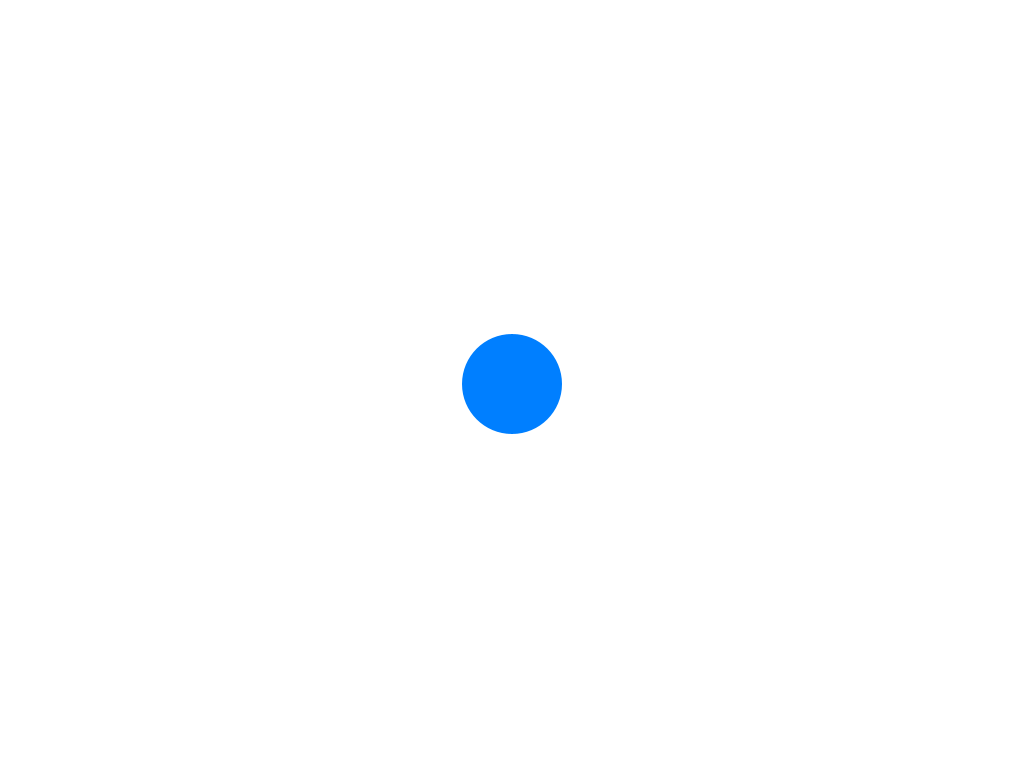
Frame 1 (no input)
Frame 60 (the mouse pressed at the canvas centre just before this capture): identical to frame 1, image omitted
Frame 120 (the mouse held since frame 60 and released just before this capture): identical to frame 1, image omitted

The Processing sketch that drew this single still picture (run headless with seeded random() and noise(); from frame 60 on, the mouse is pressed at the canvas centre):

// Processing sketch: built_in_classes
// ── built_in_classes.pde
PVector a_position;
String name;

void setup() {
    size(1024, 768);
    noStroke();
    a_position = new PVector();
    name = new String("Jose");
    name = "Jose"; // short version to `new` a string
    println(name);
    println(name.length());
    for (int i = 0; i < name.length(); i++) {
        char c = name.charAt(i);
        println(c);
    }
}

void draw() {
    background(255);
    fill(0, 127, 255);
    circle(width/2, height/2, 100);
}
